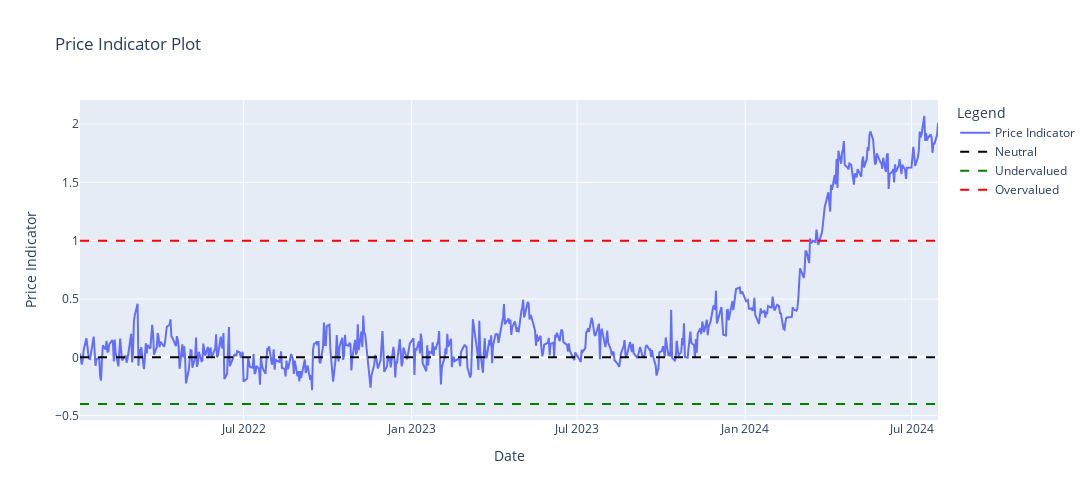

Here is the notebook cell this chart was saved with:
### Markdown cell above
In this trading strategy, we define dynamic thresholds to classify the model's price predictions as undervalued or overvalued. These thresholds help generate trading signals based on the forecasted price movements:

+ **Lower Threshold** (-0.4): When the price indicator falls below this level, the asset is considered undervalued, signaling a potential buy opportunity.
+ **Upper Threshold** (0.8): When the price indicator rises above this level, the asset is considered overvalued, signaling a potential sell or hold decision.

These specific threshold values are not arbitrary. They were chosen with the goal of maximizing the Sharpe ratio, which measures risk-adjusted returns, while also minimizing maximum drawdown, a metric that reflects the largest loss from a peak to a trough in the strategy's performance. This optimization helps ensure that the trading strategy not only delivers profitable returns but also manages risk effectively.

### Code cell
# Plot price and indicator
fig = make_subplots()

# Add the Price Indicator line to the plot
fig.add_trace(go.Scatter(x=gold.index, y=gold['Price_indicator'], mode='lines', name='Price Indicator'))

# Define dynamic thresholds for indicators
lower_threshold = -0.4  # Threshold for Undervalued
upper_threshold = 1.0   # Threshold for Overvalued

# Add horizontal lines for Neutral, Undervalued, and Overvalued indicators
fig.add_trace(go.Scatter(x=[gold.index.min(), gold.index.max()], y=[0, 0], 
                         mode='lines', line=dict(color='black', dash='dash'), name='Neutral'))

fig.add_trace(go.Scatter(x=[gold.index.min(), gold.index.max()], y=[lower_threshold, lower_threshold], 
                         mode='lines', line=dict(color='green', dash='dash'), name='Undervalued'))

fig.add_trace(go.Scatter(x=[gold.index.min(), gold.index.max()], y=[upper_threshold, upper_threshold], 
                         mode='lines', line=dict(color='red', dash='dash'), name='Overvalued'))

# Update layout with titles and dimensions
fig.update_layout(
    title='Price Indicator Plot',
    xaxis_title='Date',
    yaxis_title='Price Indicator',
    legend_title='Legend',
    autosize=False,
    width=1100,
    height=500
)

# Display the plot
fig.show()

### Figure 1 — Plotly figure (JSON) as saved in the notebook; plotly's stock layout.template omitted (floating-point values rounded to 4 significant figures; data arrays with more than 128 entries replaced by an {"elided": "..."} marker saying what was removed)
{"data": [{"mode": "lines", "name": "Price Indicator", "type": "scatter", "x": {"elided": "646 str values"}, "y": {"elided": "646 float values"}}, {"line": {"color": "black", "dash": "dash"}, "mode": "lines", "name": "Neutral", "type": "scatter", "x": ["2022-01-03T00:00:00", "2024-07-30T00:00:00"], "y": [0, 0]}, {"line": {"color": "green", "dash": "dash"}, "mode": "lines", "name": "Undervalued", "type": "scatter", "x": ["2022-01-03T00:00:00", "2024-07-30T00:00:00"], "y": [-0.4, -0.4]}, {"line": {"color": "red", "dash": "dash"}, "mode": "lines", "name": "Overvalued", "type": "scatter", "x": ["2022-01-03T00:00:00", "2024-07-30T00:00:00"], "y": [1, 1]}], "layout": {"autosize": false, "height": 500, "legend": {"title": {"text": "Legend"}}, "title": {"text": "Price Indicator Plot"}, "width": 1100, "xaxis": {"anchor": "y", "domain": [0, 1], "title": {"text": "Date"}}, "yaxis": {"anchor": "x", "domain": [0, 1], "title": {"text": "Price Indicator"}}}}
